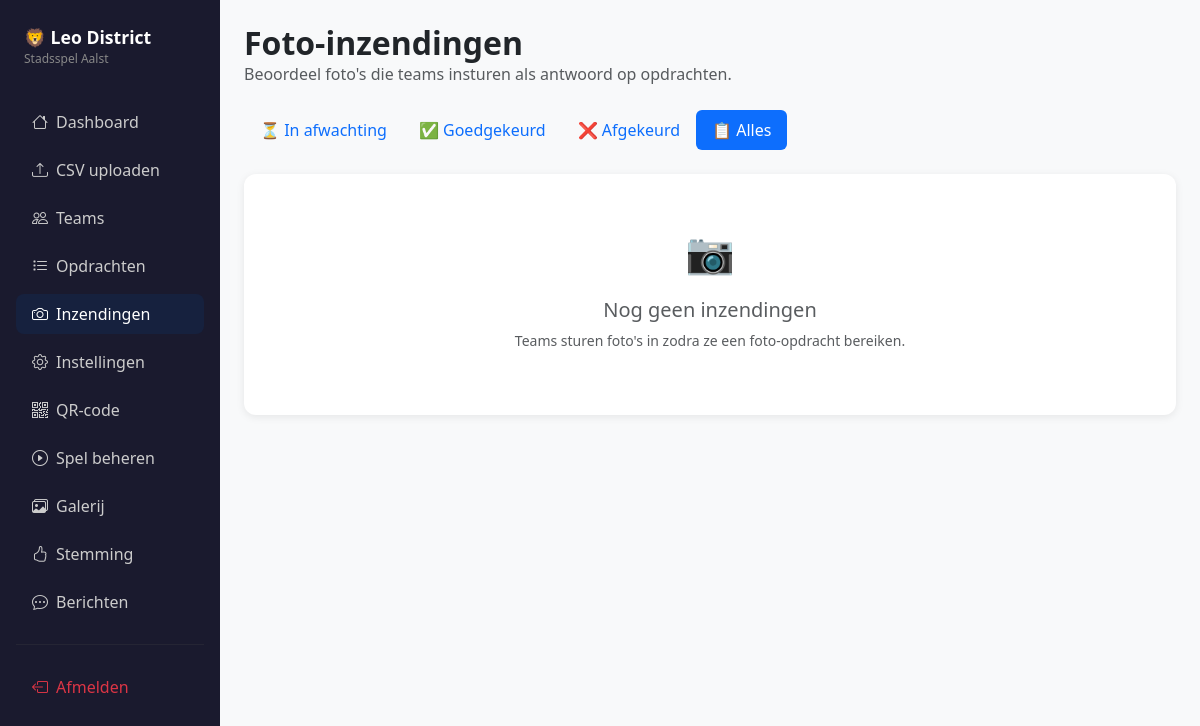
The page /admin/inzendingen?status=all (signed in) on the database as committed earlier.
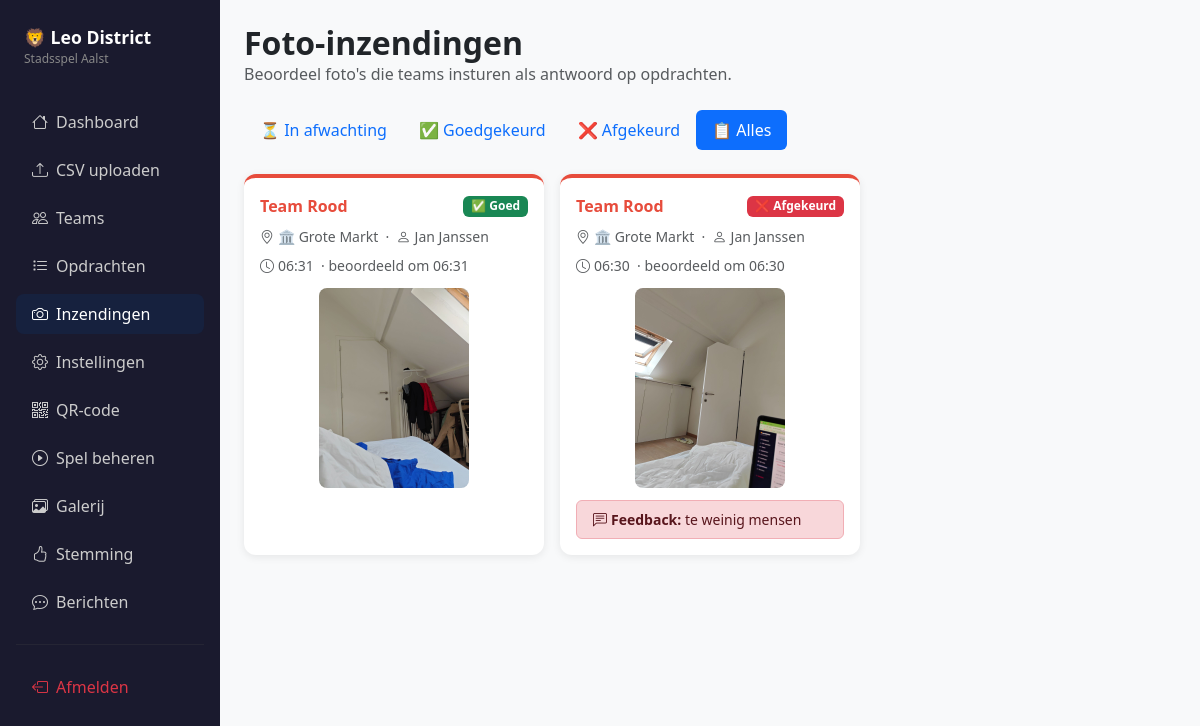
The same page on the database as committed later.
### app.py (models this page shows, shortened)
class Team(db.Model):
    id = db.Column(db.Integer, primary_key=True)
    name = db.Column(db.String(50), nullable=False)
    color = db.Column(db.String(20), nullable=False)
    bg_color = db.Column(db.String(20), nullable=False)
    label = db.Column(db.String(20), nullable=False)
    current_step = db.Column(db.Integer, default=0)
    route_json = db.Column(db.String(200), nullable=False, default="[]")
    finished = db.Column(db.Boolean, default=False)
    finished_at = db.Column(db.DateTime, nullable=True)
    members = db.relationship("Participant", backref="team", lazy=True)
    messages = db.relationship("Message", backref="team", lazy=True,
                               order_by="Message.sent_at")
    photo_submissions = db.relationship("PhotoSubmission", backref="team", lazy=True)

class PhotoSubmission(db.Model):
    id = db.Column(db.Integer, primary_key=True)
    team_id = db.Column(db.Integer, db.ForeignKey("team.id"), nullable=False)
    location_id = db.Column(db.Integer, db.ForeignKey("location.id"), nullable=False)
    participant_name = db.Column(db.String(100), nullable=False)
    photo_filename = db.Column(db.String(200), nullable=False)
    caption = db.Column(db.Text, nullable=True)
    submitted_at = db.Column(db.DateTime, default=datetime.utcnow)
    status = db.Column(db.String(20), default="pending")  # pending | approved | rejected
    feedback = db.Column(db.Text, nullable=True)
    reviewed_at = db.Column(db.DateTime, nullable=True)

class Location(db.Model):
    id = db.Column(db.Integer, primary_key=True)
    order_index = db.Column(db.Integer, nullable=False, default=0)
    name = db.Column(db.String(100), nullable=False)
    emoji = db.Column(db.String(10), nullable=False, default="📍")
    clue = db.Column(db.Text, nullable=False, default="")
    challenge = db.Column(db.Text, nullable=False, default="")
    arrival_hint = db.Column(db.String(500), nullable=True)
    answer_type = db.Column(db.String(10), nullable=False, default="code")  # 'code' or 'photo'
    secret_code = db.Column(db.String(50), nullable=True)
    challenge_image = db.Column(db.String(200), nullable=True)  # optional image shown with the challenge
    submissions = db.relationship("PhotoSubmission", backref="location", lazy=True)

### app.py (the view)
@app.route("/admin/inzendingen")
@admin_required
def admin_inzendingen():
    filter_status = request.args.get("status", "pending")
    query = PhotoSubmission.query
    if filter_status != "all":
        query = query.filter_by(status=filter_status)
    submissions = query.order_by(PhotoSubmission.submitted_at.desc()).all()
    teams = {t.id: t for t in Team.query.all()}
    locations = {loc.id: loc for loc in Location.query.all()}
    return render_template(
        "admin/inzendingen.html",
        submissions=submissions,
        teams=teams,
        locations=locations,
        filter_status=filter_status,
        pending_count=pending_submissions_count(),
    )

### app.py (called while the page is built)
def admin_required(f):
    from functools import wraps
    @wraps(f)
    def decorated(*args, **kwargs):
        if not session.get("admin_logged_in"):
            return redirect(url_for("admin_login"))
        return f(*args, **kwargs)
    return decorated

def pending_submissions_count():
    return PhotoSubmission.query.filter_by(status="pending").count()

### templates/admin/inzendingen.html (shortened to what this page needs)
{% extends "base_admin.html" %}
{% block content %}
<div class="d-flex align-items-center mb-4">
  <div>
    <h2 class="fw-bold mb-0">Foto-inzendingen</h2>
    <p class="text-muted mb-0">Beoordeel foto's die teams insturen als antwoord op opdrachten.</p>
  </div>
</div>
<ul class="nav nav-pills mb-4">
  <li class="nav-item">
    <a class="nav-link {% if filter_status == 'pending' %}active{% endif %}"
       href="{{ url_for('admin_inzendingen', status='pending') }}">
      ⏳ In afwachting
    </a>
  </li>
  <li class="nav-item">
    <a class="nav-link {% if filter_status == 'approved' %}active{% endif %}"
       href="{{ url_for('admin_inzendingen', status='approved') }}">
      ✅ Goedgekeurd
    </a>
  </li>
  <li class="nav-item">
    <a class="nav-link {% if filter_status == 'rejected' %}active{% endif %}"
       href="{{ url_for('admin_inzendingen', status='rejected') }}">
      ❌ Afgekeurd
    </a>
  </li>
  <li class="nav-item">
    <a class="nav-link {% if filter_status == 'all' %}active{% endif %}"
       href="{{ url_for('admin_inzendingen', status='all') }}">
      📋 Alles
    </a>
  </li>
</ul>
{% if not submissions %}
<div class="card">
  <div class="card-body text-center p-5">
    <div class="fs-1 mb-3">📷</div>
    <h5 class="text-muted">
      {% if filter_status == 'pending' %}Geen inzendingen in afwachting
      {% elif filter_status == 'approved' %}Nog niets goedgekeurd
      {% elif filter_status == 'rejected' %}Nog niets afgekeurd
      {% else %}Nog geen inzendingen
      {% endif %}
    </h5>
    <p class="text-muted small">Teams sturen foto's in zodra ze een foto-opdracht bereiken.</p>
  </div>
</div>
{% else %}
<div class="row g-3">
  {% for sub in submissions %}
  {% set team = teams[sub.team_id] %}
  {% set loc = locations[sub.location_id] %}
  <div class="col-sm-6 col-xl-4">
    <div class="card h-100" style="border-top: 4px solid {{ team.color if team else '#aaa' }};">
      <div class="card-body p-3 d-flex flex-column gap-2">
        <div class="d-flex align-items-center gap-2">
          <span class="fw-bold" style="color:{{ team.color if team else '#aaa' }}">
            {{ team.name if team else 'Onbekend team' }}
          </span>
          <span class="ms-auto badge
            {% if sub.status == 'pending' %}bg-warning text-dark
            {% elif sub.status == 'approved' %}bg-success
            {% else %}bg-danger
            {% endif %}">
            {% if sub.status == 'pending' %}⏳ Wacht
            {% elif sub.status == 'approved' %}✅ Goed
            {% else %}❌ Afgekeurd
            {% endif %}
          </span>
        </div>
        <div class="small text-muted">
          <i class="bi bi-geo-alt me-1"></i>{{ loc.emoji if loc else '' }} {{ loc.name if loc else 'Onbekend' }}
          &nbsp;·&nbsp;
          <i class="bi bi-person me-1"></i>{{ sub.participant_name }}
        </div>
        <div class="small text-muted">
          <i class="bi bi-clock me-1"></i>{{ sub.submitted_at.strftime('%H:%M') }}
          {% if sub.reviewed_at %}
          &nbsp;·&nbsp;beoordeeld om {{ sub.reviewed_at.strftime('%H:%M') }}
          {% endif %}
        </div>
        <div class="text-center my-1" style="flex-shrink:0;">
          <img src="{{ url_for('uploaded_file', filename=sub.photo_filename) }}"
               alt="inzending"
               style="max-width:100%; max-height:200px; border-radius:8px; cursor:pointer; object-fit:cover;"
               onclick="openLightbox(this.src)">
        </div>
        {% if sub.status == 'rejected' and sub.feedback %}
        <div class="alert alert-danger py-2 px-3 mb-0 small">
          <i class="bi bi-chat-left-text me-1"></i><strong>Feedback:</strong> {{ sub.feedback }}
        </div>
        {% endif %}
      </div>
    </div>
  </div>
  {% endfor %}
</div>
{% endif %}
{% endblock %}

### templates/base_admin.html (shortened to what this page needs)
<!DOCTYPE html>
<html lang="nl">
<head>
  <link rel="stylesheet" href="https://cdn.jsdelivr.net/npm/bootstrap@5.3.3/dist/css/bootstrap.min.css">
  <link rel="stylesheet" href="https://cdn.jsdelivr.net/npm/bootstrap-icons@1.11.3/font/bootstrap-icons.min.css">
</head>
<body>
<div class="container-fluid p-0">
  <div class="row g-0">
    <div class="col-auto sidebar p-3" style="width:220px;">
      <div class="mb-4 p-2">
        <div class="logo-text">🦁 Leo District</div>
        <div class="logo-sub">Stadsspel Aalst</div>
      </div>
      <nav class="nav flex-column gap-1">
        <a class="nav-link {% if request.endpoint == 'admin_dashboard' %}active{% endif %}" href="{{ url_for('admin_dashboard') }}">
          <i class="bi bi-house me-2"></i>Dashboard
        </a>
        <a class="nav-link {% if request.endpoint == 'admin_upload' %}active{% endif %}" href="{{ url_for('admin_upload') }}">
          <i class="bi bi-upload me-2"></i>CSV uploaden
        </a>
        <a class="nav-link {% if request.endpoint == 'admin_groups' %}active{% endif %}" href="{{ url_for('admin_groups') }}">
          <i class="bi bi-people me-2"></i>Teams
        </a>
        <a class="nav-link {% if request.endpoint == 'admin_opdrachten' or request.endpoint and request.endpoint.startswith('admin_opdrachten') %}active{% endif %}" href="{{ url_for('admin_opdrachten') }}">
          <i class="bi bi-list-task me-2"></i>Opdrachten
        </a>
        <a class="nav-link {% if request.endpoint == 'admin_inzendingen' or request.endpoint == 'admin_approve_submission' or request.endpoint == 'admin_reject_submission' %}active{% endif %} position-relative" href="{{ url_for('admin_inzendingen') }}">
          <i class="bi bi-camera me-2"></i>Inzendingen
        </a>
        <a class="nav-link {% if request.endpoint == 'admin_settings' %}active{% endif %}" href="{{ url_for('admin_settings') }}">
          <i class="bi bi-gear me-2"></i>Instellingen
        </a>
        <a class="nav-link {% if request.endpoint == 'admin_qr' %}active{% endif %}" href="{{ url_for('admin_qr') }}">
          <i class="bi bi-qr-code me-2"></i>QR-code
        </a>
        <a class="nav-link {% if request.endpoint == 'admin_game' %}active{% endif %}" href="{{ url_for('admin_game') }}">
          <i class="bi bi-play-circle me-2"></i>Spel beheren
        </a>
        <a class="nav-link {% if request.endpoint == 'admin_galerij' or request.endpoint == 'admin_galerij_toggle' or request.endpoint == 'admin_galerij_move' %}active{% endif %}" href="{{ url_for('admin_galerij') }}">
          <i class="bi bi-images me-2"></i>Galerij
        </a>
        <a class="nav-link {% if request.endpoint and 'stemming' in request.endpoint %}active{% endif %}" href="{{ url_for('admin_stemming') }}">
          <i class="bi bi-hand-thumbs-up me-2"></i>Stemming
        </a>
        <a class="nav-link {% if request.endpoint == 'admin_messages' %}active{% endif %} position-relative" href="{{ url_for('admin_messages') }}">
          <i class="bi bi-chat-dots me-2"></i>Berichten
        </a>
        <hr style="border-color:#444;">
        <a class="nav-link text-danger" href="{{ url_for('admin_logout') }}">
          <i class="bi bi-box-arrow-left me-2"></i>Afmelden
        </a>
      </nav>
    </div>
    <div class="col p-4">
      {% block content %}{% endblock %}
    </div>
  </div>
</div>
</body>
</html>

### templates/base_admin.html (style rules this page uses)
body { background: #f8f9fa; }
.sidebar { min-height: 100vh; background: #1a1a2e; }
.sidebar .nav-link { color: #ccc; border-radius: 8px; margin: 2px 0; }
.sidebar .nav-link:hover, .sidebar .nav-link.active { background: #16213e; color: #fff; }
.sidebar .nav-link i { width: 20px; }
.logo-text { color: #fff; font-weight: 700; font-size: 1.1rem; }
.logo-sub { color: #888; font-size: 0.75rem; }
.card { border: none; border-radius: 12px; box-shadow: 0 2px 8px rgba(0,0,0,.08); }

Rows that differ between the two databases and show on the page:
added PhotoSubmission: status "✅ Goed", participant_name "Jan Janssen", submitted_at "06:31", reviewed_at "06:31", photo_filename (picture)
now on this page (row edited): Team: name "Team Rood"
added Location: emoji "🏛️", name "Grote Markt"
added PhotoSubmission: status "❌ Afgekeurd", participant_name "Jan Janssen", submitted_at "06:30", reviewed_at "06:30", photo_filename (picture), feedback "te weinig mensen"
Other text that changed with them:
text no longer shown: "📷 Nog geen inzendingen Teams sturen foto's in zodra ze een foto-opdracht bereiken."
